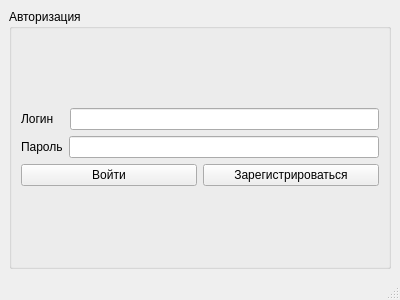
<?xml version="1.0" encoding="UTF-8"?>
<ui version="4.0">
 <class>MainWindow</class>
 <widget class="QMainWindow" name="MainWindow">
  <property name="geometry">
   <rect>
    <x>0</x>
    <y>0</y>
    <width>400</width>
    <height>300</height>
   </rect>
  </property>
  <property name="windowTitle">
   <string>MainWindow</string>
  </property>
  <widget class="QWidget" name="centralwidget">
   <layout class="QHBoxLayout" name="horizontalLayout_4">
    <item>
     <widget class="QGroupBox" name="groupBox">
      <property name="title">
       <string>Авторизация</string>
      </property>
      <layout class="QVBoxLayout" name="verticalLayout_2">
       <item>
        <layout class="QVBoxLayout" name="verticalLayout">
         <item>
          <layout class="QHBoxLayout" name="horizontalLayout">
           <item>
            <widget class="QLabel" name="label">
             <property name="text">
              <string>Логин   </string>
             </property>
            </widget>
           </item>
           <item>
            <widget class="QLineEdit" name="login"/>
           </item>
          </layout>
         </item>
         <item>
          <layout class="QHBoxLayout" name="horizontalLayout_2">
           <item>
            <widget class="QLabel" name="label_2">
             <property name="text">
              <string>Пароль</string>
             </property>
            </widget>
           </item>
           <item>
            <widget class="QLineEdit" name="password"/>
           </item>
          </layout>
         </item>
         <item>
          <layout class="QHBoxLayout" name="horizontalLayout_3">
           <item>
            <widget class="QPushButton" name="logIn">
             <property name="text">
              <string>Войти</string>
             </property>
            </widget>
           </item>
           <item>
            <widget class="QPushButton" name="logUp">
             <property name="text">
              <string>Зарегистрироваться</string>
             </property>
            </widget>
           </item>
          </layout>
         </item>
        </layout>
       </item>
      </layout>
     </widget>
    </item>
   </layout>
  </widget>
  <widget class="QMenuBar" name="menubar">
   <property name="geometry">
    <rect>
     <x>0</x>
     <y>0</y>
     <width>400</width>
     <height>24</height>
    </rect>
   </property>
  </widget>
  <widget class="QStatusBar" name="statusbar"/>
 </widget>
 <resources/>
 <connections/>
</ui>
